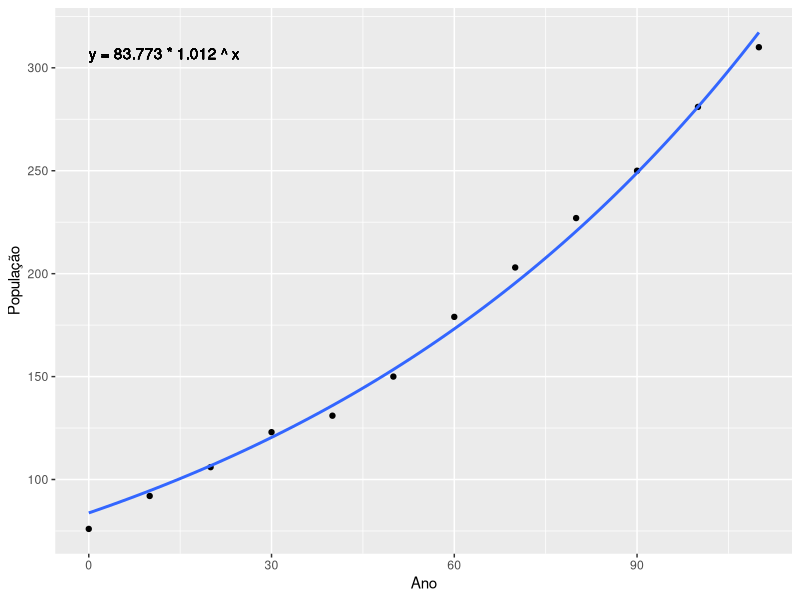

This chart was generated by the following R code:
library( ggplot2 )

x <- c( 0, 10, 20, 30, 40, 50, 60, 70, 80, 90, 100, 110 )
y <- c( 76, 92, 106, 123, 131, 150, 179, 203, 227, 250, 281, 310 )

df <- data.frame( x, y )

modelo <- nls(
  formula = y ~ a * ( b ^ x ),
  data = df,
  start = list( a = 1, b = 1 )
)

summary( modelo )

a <- summary( modelo )$coefficients[ 1 ]
b <- summary( modelo )$coefficients[ 2 ]

texto <- sprintf( 'y = %.3f * %.3f ^ x', a, b )

ggplot(df, aes( x, y )) +
  geom_point() +
  geom_smooth( 
    method = 'nls', 
    formula = y ~ a * b ^ x, 
    method.args = list( start = c( a = 1, b = 1 ) ), 
    se = FALSE
  ) + 
  xlab( 'Ano' ) + 
  ylab( 'População' ) +
  geom_text( 
    aes( x = min( x ), y = max( y ), label = texto), 
    hjust = 0, 
    vjust = 1 
  )
